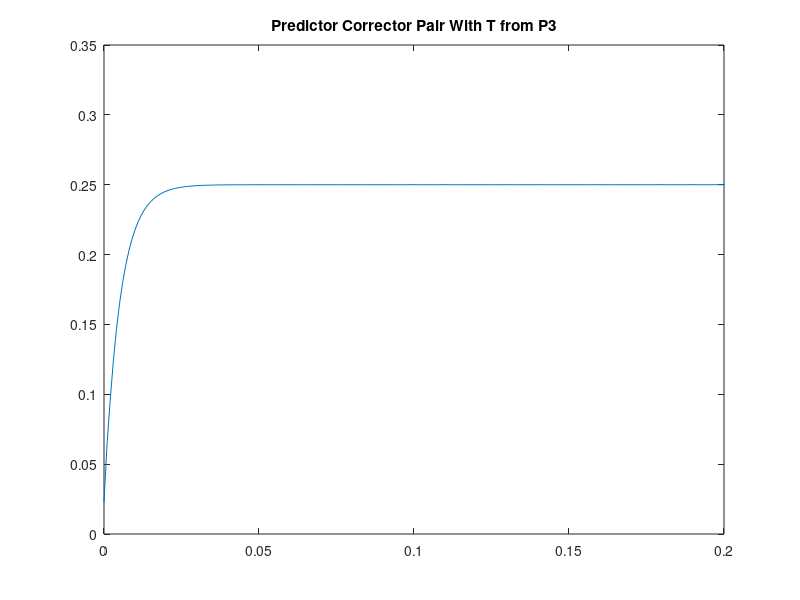
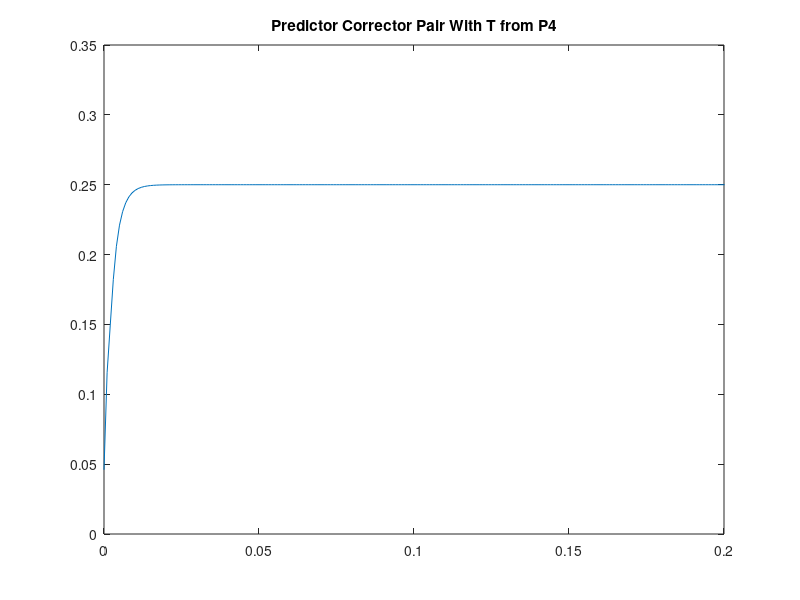

These charts were generated, in order, by the following MATLAB code: (Note: this script raises an error after producing the figures.)
%Tyler Matthews
%System Simluation Midterm P5
clc; close all; %Clear Console and Close Figures


%% PART A
N = 10000;
t = linspace(0,10,N);
u = ones(1,N);
stable_acc = 0.05; %Stable for predictor


fx1c = zeros(1,N);
fx2c = zeros(1,N);
fx3c = zeros(1,N);

x1p = zeros(1,N);
x2p = zeros(1,N);
x3p = zeros(1,N);

fx1p = zeros(1,N);
fx2p = zeros(1,N);
fx3p = zeros(1,N);

x1c = zeros(1,N);
x2c = zeros(1,N);
x3c = zeros(1,N);
y = zeros(1,N);

    %Predict
    x1p(1) = 0;
    x2p(1) = 0;
    x3p(1) = 0;
    
    fx1p(1) = -4.7*x1p(1)-1.55*x2p(1)-0.55*x3p(1)+u(1);
    fx2p(1) = 0.3*x1p(1)-2.75*x2p(1)-0.35*x3p(1);
    fx3p(1) = 1.1*x1p(1)+1.85*x2p(1)-2.55*x3p(1)-u(1);

    %Correct
    x1c(1) = stable_acc * (0.46*fx1p(1));
    x2c(1) = stable_acc * (0.46*fx2p(1));
    x3c(1) = stable_acc * (0.46*fx3p(1));
    
    fx1c(1) = -4.7*x1c(1)-1.55*x2c(1)-0.55*x3c(1)+u(1);
    fx2c(1) = 0.3*x1c(1)-2.75*x2c(1)-0.35*x3c(1);
    fx3c(1) = 1.1*x1c(1)+1.85*x2c(1)-2.55*x3c(1)-u(1);
    
    y(1) = 2*x1c(1)+x2c(1)+x3c(1);

    
    %Predict
    x1p(2) = 1.45*x1c(1) + stable_acc * (1.27*fx1c(1));
    x2p(2) = 1.45*x2c(1) + stable_acc * (1.27*fx2c(1));
    x3p(2) = 1.45*x3c(1) + stable_acc * (1.27*fx3c(1));
    
    fx1p(2) = -4.7*x1p(2)-1.55*x2p(2)-0.55*x3p(2)+u(2);
    fx2p(2) = 0.3*x1p(2)-2.75*x2p(2)-0.35*x3p(2);
    fx3p(2) = 1.1*x1p(2)+1.85*x2p(2)-2.55*x3p(2)-u(2);

    %Correct
    x1c(2) = 1.56*x1c(1) + stable_acc * (0.46*fx1p(2) + 0.29*fx1p(1));
    x2c(2) = 1.56*x2c(1) + stable_acc * (0.46*fx2p(2) + 0.29*fx2p(1));
    x3c(2) = 1.56*x3c(1) + stable_acc * (0.46*fx3p(2) + 0.29*fx3p(1));
    
    fx1c(2) = -4.7*x1c(2)-1.55*x2c(2)-0.55*x3c(2)+u(2);
    fx2c(2) = 0.3*x1c(2)-2.75*x2c(2)-0.35*x3c(2);
    fx3c(2) = 1.1*x1c(2)+1.85*x2c(2)-2.55*x3c(2)-u(2);
    
 
    y(2) = 2*x1c(2)+x2c(2)+x3c(2);


for k = 3:N-2
    
    %Predict
    x1p(k) = 1.45*x1c(k-1) - 0.45*x1c(k-2) + stable_acc * (1.27*fx1c(k-1) - 0.73*fx1c(k-2));
    x2p(k) = 1.45*x2c(k-1) - 0.45*x2c(k-2) + stable_acc * (1.27*fx2c(k-1) - 0.73*fx2c(k-2));
    x3p(k) = 1.45*x3c(k-1) - 0.45*x3c(k-2) + stable_acc * (1.27*fx3c(k-1) - 0.73*fx3c(k-2));
    
    fx1p(k) = -4.7*x1p(k)-1.55*x2p(k)-0.55*x3p(k)+u(k);
    fx2p(k) = 0.3*x1p(k)-2.75*x2p(k)-0.35*x3p(k);
    fx3p(k) = 1.1*x1p(k)+1.85*x2p(k)-2.55*x3p(k)-u(k);

    %Correct
    x1c(k) = 1.56*x1c(k-1) - 0.56*x1c(k-2) + stable_acc * (0.46*fx1p(k) + 0.29*fx1p(k-1) - 0.32*fx1p(k-2));
    x2c(k) = 1.56*x2c(k-1) - 0.56*x2c(k-2) + stable_acc * (0.46*fx2p(k) + 0.29*fx2p(k-1) - 0.32*fx2p(k-2));
    x3c(k) = 1.56*x3c(k-1) - 0.56*x3c(k-2) + stable_acc * (0.46*fx3p(k) + 0.29*fx3p(k-1) - 0.32*fx3p(k-2));
    
    fx1c(k) = -4.7*x1c(k)-1.55*x2c(k)-0.55*x3c(k)+u(k);
    fx2c(k) = 0.3*x1c(k)-2.75*x2c(k)-0.35*x3c(k);
    fx3c(k) = 1.1*x1c(k)+1.85*x2c(k)-2.55*x3c(k)-u(k);
    
 
    y(k) = 2*x1c(k)+x2c(k)+x3c(k);
end

figure
plot(t,y)
xlim([0 0.2])
title('Predictor Corrector Pair With T from P3')


%% PART B

N = 10000;
t = linspace(0,10,N);
u = ones(1,N);
stable_acc = 0.1; %stable for corrector


fx1c = zeros(1,N);
fx2c = zeros(1,N);
fx3c = zeros(1,N);

x1p = zeros(1,N);
x2p = zeros(1,N);
x3p = zeros(1,N);

fx1p = zeros(1,N);
fx2p = zeros(1,N);
fx3p = zeros(1,N);

x1c = zeros(1,N);
x2c = zeros(1,N);
x3c = zeros(1,N);
y = zeros(1,N);

x1c(1) = 1;
x2c(1) = 1;
x3c(1) = 1;
x1p(1) = 1;
x2p(1) = 1;
x3p(1) = 1;


    %Predict
    x1p(1) = 0;
    x2p(1) = 0;
    x3p(1) = 0;
    
    fx1p(1) = -4.7*x1p(1)-1.55*x2p(1)-0.55*x3p(1)+u(1);
    fx2p(1) = 0.3*x1p(1)-2.75*x2p(1)-0.35*x3p(1);
    fx3p(1) = 1.1*x1p(1)+1.85*x2p(1)-2.55*x3p(1)-u(1);

    %Correct
    x1c(1) = stable_acc * (0.46*fx1p(1));
    x2c(1) = stable_acc * (0.46*fx2p(1));
    x3c(1) = stable_acc * (0.46*fx3p(1));
    
    fx1c(1) = -4.7*x1c(1)-1.55*x2c(1)-0.55*x3c(1)+u(1);
    fx2c(1) = 0.3*x1c(1)-2.75*x2c(1)-0.35*x3c(1);
    fx3c(1) = 1.1*x1c(1)+1.85*x2c(1)-2.55*x3c(1)-u(1);
    
    y(1) = 2*x1c(1)+x2c(1)+x3c(1);

    
    %Predict
    x1p(2) = 1.45*x1c(1) + stable_acc * (1.27*fx1c(1));
    x2p(2) = 1.45*x2c(1) + stable_acc * (1.27*fx2c(1));
    x3p(2) = 1.45*x3c(1) + stable_acc * (1.27*fx3c(1));
    
    fx1p(2) = -4.7*x1p(2)-1.55*x2p(2)-0.55*x3p(2)+u(2);
    fx2p(2) = 0.3*x1p(2)-2.75*x2p(2)-0.35*x3p(2);
    fx3p(2) = 1.1*x1p(2)+1.85*x2p(2)-2.55*x3p(2)-u(2);

    %Correct
    x1c(2) = 1.56*x1c(1) + stable_acc * (0.46*fx1p(2) + 0.29*fx1p(1));
    x2c(2) = 1.56*x2c(1) + stable_acc * (0.46*fx2p(2) + 0.29*fx2p(1));
    x3c(2) = 1.56*x3c(1) + stable_acc * (0.46*fx3p(2) + 0.29*fx3p(1));
    
    fx1c(2) = -4.7*x1c(2)-1.55*x2c(2)-0.55*x3c(2)+u(2);
    fx2c(2) = 0.3*x1c(2)-2.75*x2c(2)-0.35*x3c(2);
    fx3c(2) = 1.1*x1c(2)+1.85*x2c(2)-2.55*x3c(2)-u(2);
    
 
    y(2) = 2*x1c(2)+x2c(2)+x3c(2);


for k = 3:N-2
    
    %Predict
    x1p(k) = 1.45*x1c(k-1) - 0.45*x1c(k-2) + stable_acc * (1.27*fx1c(k-1) - 0.73*fx1c(k-2));
    x2p(k) = 1.45*x2c(k-1) - 0.45*x2c(k-2) + stable_acc * (1.27*fx2c(k-1) - 0.73*fx2c(k-2));
    x3p(k) = 1.45*x3c(k-1) - 0.45*x3c(k-2) + stable_acc * (1.27*fx3c(k-1) - 0.73*fx3c(k-2));
    
    fx1p(k) = -4.7*x1p(k)-1.55*x2p(k)-0.55*x3p(k)+u(k);
    fx2p(k) = 0.3*x1p(k)-2.75*x2p(k)-0.35*x3p(k);
    fx3p(k) = 1.1*x1p(k)+1.85*x2p(k)-2.55*x3p(k)-u(k);

    %Correct
    x1c(k) = 1.56*x1c(k-1) - 0.56*x1c(k-2) + stable_acc * (0.46*fx1p(k) + 0.29*fx1p(k-1) - 0.32*fx1p(k-2));
    x2c(k) = 1.56*x2c(k-1) - 0.56*x2c(k-2) + stable_acc * (0.46*fx2p(k) + 0.29*fx2p(k-1) - 0.32*fx2p(k-2));
    x3c(k) = 1.56*x3c(k-1) - 0.56*x3c(k-2) + stable_acc * (0.46*fx3p(k) + 0.29*fx3p(k-1) - 0.32*fx3p(k-2));
    
    fx1c(k) = -4.7*x1c(k)-1.55*x2c(k)-0.55*x3c(k)+u(k);
    fx2c(k) = 0.3*x1c(k)-2.75*x2c(k)-0.35*x3c(k);
    fx3c(k) = 1.1*x1c(k)+1.85*x2c(k)-2.55*x3c(k)-u(k);
    
 
    y(k) = 2*x1c(k)+x2c(k)+x3c(k);
end

figure
plot(t,y)
xlim([0 0.2])
title('Predictor Corrector Pair With T from P4')

%% PART C
disp('The plots for Part A and Part B are similiar')
disp('This is because the T value for PART A is both stable and accurate for the predictor and corrector')
disp('while the T value for PART B is stable and accurate for the correct, but less stable and accurate for the predictor')
disp('This is because the stability region for the corrector is much larger and encompasses that of the corrector')
disp('Meaning that values that look to be stable and accurate for the corrector are not necessilarily acceptable for the predictor')

disp('This effect is exaggerated in Figure 3 where a stable and accurate value for the corrcetor is chosen that is unstable for the predictor')


N = 10000;
t = linspace(0,10,N);
u = ones(1,N);
stable_acc = 0.4280; %Stable for corrector, but not predictor


fx1c = zeros(1,N);
fx2c = zeros(1,N);
fx3c = zeros(1,N);

x1p = zeros(1,N);
x2p = zeros(1,N);
x3p = zeros(1,N);

fx1p = zeros(1,N);
fx2p = zeros(1,N);
fx3p = zeros(1,N);

x1c = zeros(1,N);
x2c = zeros(1,N);
x3c = zeros(1,N);
y = zeros(1,N);

    %Predict
    x1p(1) = 0;
    x2p(1) = 0;
    x3p(1) = 0;
    
    fx1p(1) = -4.7*x1p(1)-1.55*x2p(1)-0.55*x3p(1)+u(1);
    fx2p(1) = 0.3*x1p(1)-2.75*x2p(1)-0.35*x3p(1);
    fx3p(1) = 1.1*x1p(1)+1.85*x2p(1)-2.55*x3p(1)-u(1);

    %Correct
    x1c(1) = stable_acc * (0.46*fx1p(1));
    x2c(1) = stable_acc * (0.46*fx2p(1));
    x3c(1) = stable_acc * (0.46*fx3p(1));
    
    fx1c(1) = -4.7*x1c(1)-1.55*x2c(1)-0.55*x3c(1)+u(1);
    fx2c(1) = 0.3*x1c(1)-2.75*x2c(1)-0.35*x3c(1);
    fx3c(1) = 1.1*x1c(1)+1.85*x2c(1)-2.55*x3c(1)-u(1);
    
    y(1) = 2*x1c(1)+x2c(1)+x3c(1);

    
    %Predict
    x1p(2) = 1.45*x1c(1) + stable_acc * (1.27*fx1c(1));
    x2p(2) = 1.45*x2c(1) + stable_acc * (1.27*fx2c(1));
    x3p(2) = 1.45*x3c(1) + stable_acc * (1.27*fx3c(1));
    
    fx1p(2) = -4.7*x1p(2)-1.55*x2p(2)-0.55*x3p(2)+u(2);
    fx2p(2) = 0.3*x1p(2)-2.75*x2p(2)-0.35*x3p(2);
    fx3p(2) = 1.1*x1p(2)+1.85*x2p(2)-2.55*x3p(2)-u(2);

    %Correct
    x1c(2) = 1.56*x1c(1) - 0.56*x1c(k) + stable_acc * (0.46*fx1p(2) + 0.29*fx1p(1));
    x2c(2) = 1.56*x2c(1) - 0.56*x2c(k) + stable_acc * (0.46*fx2p(2) + 0.29*fx2p(1));
    x3c(2) = 1.56*x3c(1) - 0.56*x3c(k) + stable_acc * (0.46*fx3p(2) + 0.29*fx3p(1));
    
    fx1c(2) = -4.7*x1c(2)-1.55*x2c(2)-0.55*x3c(2)+u(2);
    fx2c(2) = 0.3*x1c(2)-2.75*x2c(2)-0.35*x3c(2);
    fx3c(2) = 1.1*x1c(2)+1.85*x2c(2)-2.55*x3c(2)-u(2);
    
 
    y(2) = 2*x1c(2)+x2c(2)+x3c(2);


for k = 3:N-2
    
    %Predict
    x1p(k) = 1.45*x1c(k-1) - 0.45*x1c(k-2) + stable_acc * (1.27*fx1c(k-1) - 0.73*fx1c(k-2));
    x2p(k) = 1.45*x2c(k-1) - 0.45*x2c(k-2) + stable_acc * (1.27*fx2c(k-1) - 0.73*fx2c(k-2));
    x3p(k) = 1.45*x3c(k-1) - 0.45*x3c(k-2) + stable_acc * (1.27*fx3c(k-1) - 0.73*fx3c(k-2));
    
    fx1p(k) = -4.7*x1p(k)-1.55*x2p(k)-0.55*x3p(k)+u(k);
    fx2p(k) = 0.3*x1p(k)-2.75*x2p(k)-0.35*x3p(k);
    fx3p(k) = 1.1*x1p(k)+1.85*x2p(k)-2.55*x3p(k)-u(k);

    %Correct
    x1c(k) = 1.56*x1c(k-1) - 0.56*x1c(k-2) + stable_acc * (0.46*fx1p(k) + 0.29*fx1p(k-1) - 0.32*fx1p(k-2));
    x2c(k) = 1.56*x2c(k-1) - 0.56*x2c(k-2) + stable_acc * (0.46*fx2p(k) + 0.29*fx2p(k-1) - 0.32*fx2p(k-2));
    x3c(k) = 1.56*x3c(k-1) - 0.56*x3c(k-2) + stable_acc * (0.46*fx3p(k) + 0.29*fx3p(k-1) - 0.32*fx3p(k-2));
    
    fx1c(k) = -4.7*x1c(k)-1.55*x2c(k)-0.55*x3c(k)+u(k);
    fx2c(k) = 0.3*x1c(k)-2.75*x2c(k)-0.35*x3c(k);
    fx3c(k) = 1.1*x1c(k)+1.85*x2c(k)-2.55*x3c(k)-u(k);
    
 
    y(k) = 2*x1c(k)+x2c(k)+x3c(k);
end

figure
plot(t,y)
xlim([0 0.2])
title('Stable Corrector & Unstable predictor')
